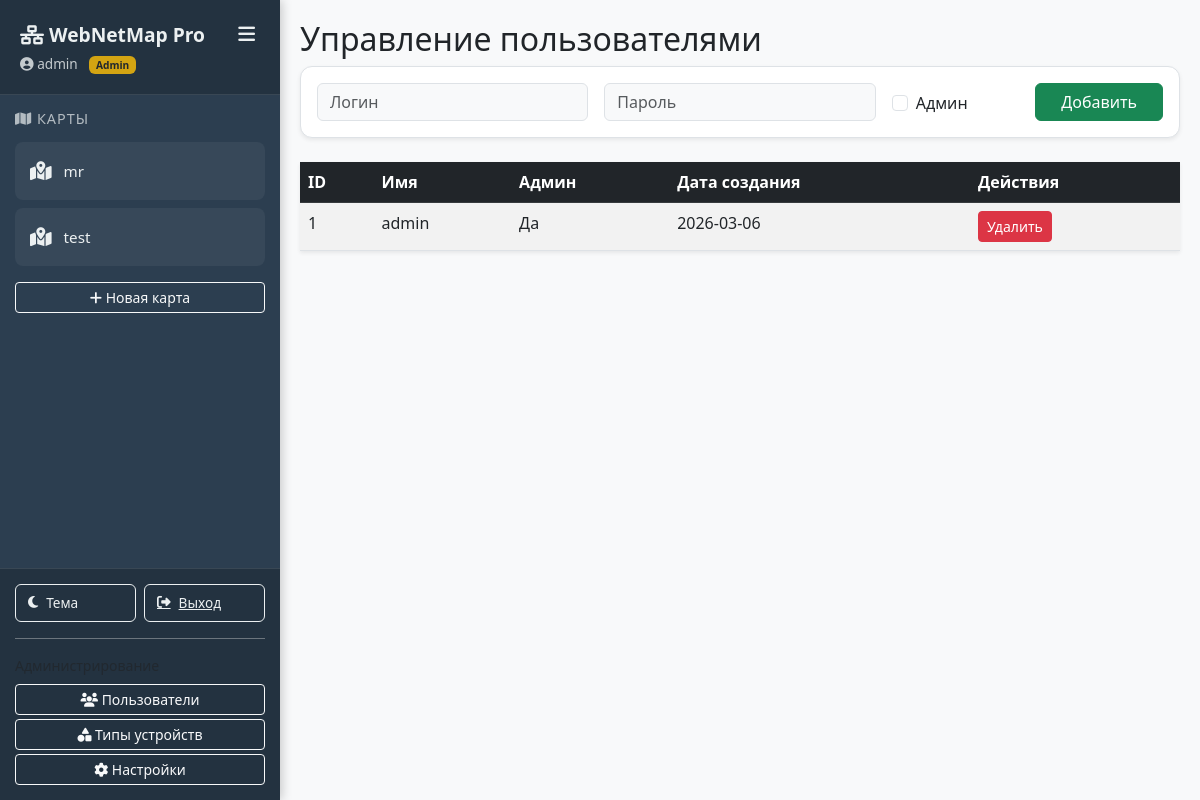
The app's page /admin/users (signed in) with its own data.
### models.py (models this page shows, shortened)
class User(UserMixin, db.Model):
    id = db.Column(db.Integer, primary_key=True)
    username = db.Column(db.String(64), unique=True, index=True)
    password_hash = db.Column(db.String(128))
    is_admin = db.Column(db.Boolean, default=False)
    created_at = db.Column(db.DateTime, default=datetime.utcnow)
    maps = db.relationship('Map', backref='owner', lazy='dynamic')

### blueprints/admin.py (the view)
@admin_bp.route('/users')
def users():
    all_users = User.query.all()
    return render_template('admin/users.html', users=all_users)

### blueprints/admin.py (called while the page is built)
@admin_bp.before_request
def check_admin():
    if not current_user.is_authenticated or not current_user.is_admin:
        flash('Доступ запрещен. Требуются права администратора.')
        return redirect(url_for('main.dashboard'))

### templates/admin/users.html
{% extends "base.html" %}
{% block content %}
<h2>Управление пользователями</h2>
<div class="card mb-4 shadow-sm">
    <div class="card-body">
        <form action="{{ url_for('admin.create_user') }}" method="POST" class="row g-3">
            <div class="col-md-4">
                <input type="text" name="username" class="form-control" placeholder="Логин" required>
            </div>
            <div class="col-md-4">
                <input type="password" name="password" class="form-control" placeholder="Пароль" required>
            </div>
            <div class="col-md-2">
                <div class="form-check mt-2">
                    <input class="form-check-input" type="checkbox" name="is_admin" id="isAdmin">
                    <label class="form-check-label" for="isAdmin">Админ</label>
                </div>
            </div>
            <div class="col-md-2">
                <button type="submit" class="btn btn-success w-100">Добавить</button>
            </div>
        </form>
    </div>
</div>
<table class="table table-striped shadow-sm">
    <thead class="table-dark">
        <tr>
            <th>ID</th>
            <th>Имя</th>
            <th>Админ</th>
            <th>Дата создания</th>
            <th>Действия</th>
        </tr>
    </thead>
    <tbody>
        {% for user in users %}
        <tr>
            <td>{{ user.id }}</td>
            <td>{{ user.username }}</td>
            <td>{{ 'Да' if user.is_admin else 'Нет' }}</td>
            <td>{{ user.created_at.strftime('%Y-%m-%d') }}</td>
            <td>
                <a href="{{ url_for('admin.delete_user', id=user.id) }}" class="btn btn-sm btn-danger" onclick="return confirm('Удалить пользователя?')">Удалить</a>
            </td>
        </tr>
        {% endfor %}
    </tbody>
</table>
{% endblock %}

### templates/base.html (shortened to what this page needs)
<!DOCTYPE html>
<html lang="ru" data-theme="light">
<head>
    <link href="https://cdn.jsdelivr.net/npm/bootstrap@5.3.0/dist/css/bootstrap.min.css" rel="stylesheet">
    <link href="https://cdnjs.cloudflare.com/ajax/libs/font-awesome/6.4.0/css/all.min.css" rel="stylesheet">
    <link rel="stylesheet" href="{{ url_for('static', filename='css/style.css') }}">
</head>
<body>
<nav class="sidebar" id="sidebar">
    <div class="sidebar-header">
        <div class="d-flex align-items-center justify-content-between">
            <h4>
                <i class="fas fa-network-wired"></i>
                <span class="sidebar-title-text">WebNetMap Pro</span>
            </h4>
            <button class="sidebar-toggle" id="sidebarToggle" onclick="toggleSidebar()">
                <i class="fas fa-bars"></i>
            </button>
        </div>
        {% if current_user.is_authenticated %}
        <div class="sidebar-user">
            <i class="fas fa-user-circle"></i> <span>{{ current_user.username }}</span>
            {% if current_user.is_admin %}
            <span class="badge bg-warning text-dark ms-2">Admin</span>
            {% endif %}
        </div>
        {% endif %}
    </div>
    {% if current_user.is_authenticated %}
    <div class="sidebar-maps">
        <h5><i class="fas fa-map"></i> <span>Карты</span></h5>
        <ul class="map-list" id="sidebarMapList">
        </ul>
        <button class="btn btn-sm btn-outline-light w-100 mt-2" data-bs-toggle="modal" data-bs-target="#createMapModal">
            <i class="fas fa-plus"></i> <span>Новая карта</span>
        </button>
    </div>
    <div class="sidebar-footer">
        <div class="d-flex gap-2">
            <button class="theme-toggle w-50" onclick="toggleTheme()">
                <i class="fas fa-moon"></i> <span>Тема</span>
            </button>
            <a href="{{ url_for('auth.logout') }}" class="theme-toggle w-50">
                <i class="fas fa-sign-out-alt"></i> <span>Выход</span>
            </a>
        </div>
        {% if current_user.is_admin %}
        <div class="mt-3 pt-3 border-top border-secondary admin-menu">
            <small class="text-muted d-block mb-2"><span>Администрирование</span></small>
            <a href="{{ url_for('admin.users') }}" class="btn btn-sm btn-outline-light w-100 mb-1">
                <i class="fas fa-users"></i> <span>Пользователи</span>
            </a>
            <a href="{{ url_for('admin.types') }}" class="btn btn-sm btn-outline-light w-100 mb-1">
                <i class="fas fa-shapes"></i> <span>Типы устройств</span>
            </a>
            <a href="{{ url_for('admin.settings') }}" class="btn btn-sm btn-outline-light w-100">
                <i class="fas fa-cog"></i> <span>Настройки</span>
            </a>
        </div>
        {% endif %}
    </div>
    {% endif %}
</nav>
    <div class="main-content">
        {% block content %}{% endblock %}
    </div>
</body>
</html>

### static/css/style.css (style rules this page uses)
:root { --bg-primary: #f8f9fa; --bg-secondary: #ffffff; --bg-sidebar: #2c3e50; --text-primary: #212529; --text-secondary: #6c757d; --text-sidebar: #ecf0f1; --border-color: #dee2e6; --accent-color: #3498db; --accent-hover: #2980b9; --card-shadow: 0 2px 10px rgba(0,0,0,0.1); --cy-background: #ffffff; --cy-grid: #e0e0e0; }
body { background-color: var(--bg-primary); color: var(--text-primary); font-family: 'Segoe UI', Tahoma, Geneva, Verdana, sans-serif; transition: background-color 0.3s, color 0.3s; overflow-x: hidden; }
.sidebar { position: fixed; top: 0; left: 0; width: 280px; height: 100vh; background: var(--bg-sidebar); color: var(--text-sidebar); z-index: 1000; transition: width 0.3s ease; overflow-y: auto; box-shadow: 2px 0 10px rgba(0,0,0,0.2); }
.sidebar-header { padding: 20px; background: rgba(0,0,0,0.2); border-bottom: 1px solid rgba(255,255,255,0.1); }
.sidebar-header h4 { margin: 0; font-size: 1.2rem; font-weight: 600; }
.sidebar-user { font-size: 0.85rem; opacity: 0.8; margin-top: 5px; }
.sidebar-toggle { background: transparent; border: none; color: var(--text-sidebar); font-size: 1.2rem; cursor: pointer; padding: 0 5px; transition: transform 0.2s; }
.sidebar-maps { padding: 15px; }
.sidebar-maps h5 { font-size: 0.9rem; text-transform: uppercase; letter-spacing: 1px; opacity: 0.7; margin-bottom: 15px; }
.map-list { list-style: none; padding: 0; margin: 0; }
.sidebar-footer { position: absolute; bottom: 0; left: 0; width: 100%; padding: 15px; background: rgba(0,0,0,0.2); border-top: 1px solid rgba(255,255,255,0.1); box-sizing: border-box; }
.main-content { margin-left: 280px; padding: 20px; transition: margin-left 0.3s ease; min-height: 100vh; }
.form-control, .form-select { background: var(--bg-primary); color: var(--text-primary); border: 1px solid var(--border-color); }
.card { background: var(--bg-secondary); color: var(--text-primary); border: 1px solid var(--border-color); border-radius: 12px; box-shadow: var(--card-shadow); }
.theme-toggle { background: transparent; border: 1px solid var(--text-sidebar); color: var(--text-sidebar); padding: 8px 12px; border-radius: 6px; cursor: pointer; transition: all 0.2s; display: flex; align-items: center; gap: 8px; font-size: 0.85rem; }
.sidebar, .main-content { animation: fadeIn 0.3s ease; }

### records on screen
User: username "admin", id "1", is_admin "Да", created_at "2026-03-06"
